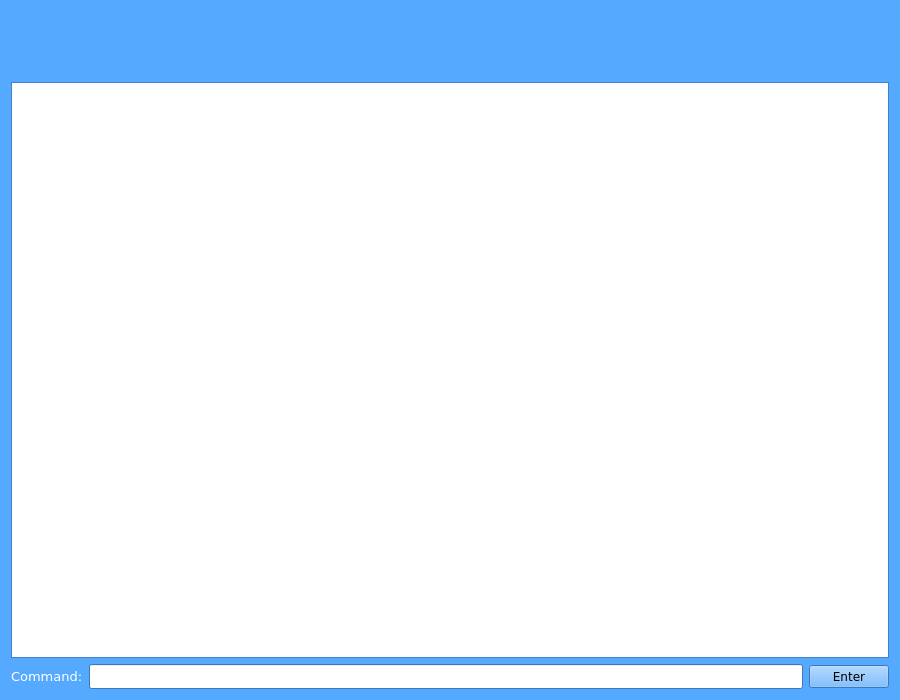
<?xml version="1.0" encoding="UTF-8"?>
<ui version="4.0">
 <class>GUIClass</class>
 <widget class="QWidget" name="GUIClass">
  <property name="geometry">
   <rect>
    <x>0</x>
    <y>0</y>
    <width>900</width>
    <height>700</height>
   </rect>
  </property>
  <property name="palette">
   <palette>
    <active>
     <colorrole role="WindowText">
      <brush brushstyle="SolidPattern">
       <color alpha="255">
        <red>0</red>
        <green>0</green>
        <blue>0</blue>
       </color>
      </brush>
     </colorrole>
     <colorrole role="Button">
      <brush brushstyle="SolidPattern">
       <color alpha="255">
        <red>85</red>
        <green>170</green>
        <blue>255</blue>
       </color>
      </brush>
     </colorrole>
     <colorrole role="Light">
      <brush brushstyle="SolidPattern">
       <color alpha="255">
        <red>213</red>
        <green>234</green>
        <blue>255</blue>
       </color>
      </brush>
     </colorrole>
     <colorrole role="Midlight">
      <brush brushstyle="SolidPattern">
       <color alpha="255">
        <red>149</red>
        <green>202</green>
        <blue>255</blue>
       </color>
      </brush>
     </colorrole>
     <colorrole role="Dark">
      <brush brushstyle="SolidPattern">
       <color alpha="255">
        <red>42</red>
        <green>85</green>
        <blue>127</blue>
       </color>
      </brush>
     </colorrole>
     <colorrole role="Mid">
      <brush brushstyle="SolidPattern">
       <color alpha="255">
        <red>56</red>
        <green>113</green>
        <blue>170</blue>
       </color>
      </brush>
     </colorrole>
     <colorrole role="Text">
      <brush brushstyle="SolidPattern">
       <color alpha="255">
        <red>0</red>
        <green>0</green>
        <blue>0</blue>
       </color>
      </brush>
     </colorrole>
     <colorrole role="BrightText">
      <brush brushstyle="SolidPattern">
       <color alpha="255">
        <red>255</red>
        <green>255</green>
        <blue>255</blue>
       </color>
      </brush>
     </colorrole>
     <colorrole role="ButtonText">
      <brush brushstyle="SolidPattern">
       <color alpha="255">
        <red>0</red>
        <green>0</green>
        <blue>0</blue>
       </color>
      </brush>
     </colorrole>
     <colorrole role="Base">
      <brush brushstyle="SolidPattern">
       <color alpha="255">
        <red>255</red>
        <green>255</green>
        <blue>255</blue>
       </color>
      </brush>
     </colorrole>
     <colorrole role="Window">
      <brush brushstyle="SolidPattern">
       <color alpha="255">
        <red>85</red>
        <green>170</green>
        <blue>255</blue>
       </color>
      </brush>
     </colorrole>
     <colorrole role="Shadow">
      <brush brushstyle="SolidPattern">
       <color alpha="255">
        <red>0</red>
        <green>0</green>
        <blue>0</blue>
       </color>
      </brush>
     </colorrole>
     <colorrole role="AlternateBase">
      <brush brushstyle="SolidPattern">
       <color alpha="255">
        <red>170</red>
        <green>212</green>
        <blue>255</blue>
       </color>
      </brush>
     </colorrole>
     <colorrole role="ToolTipBase">
      <brush brushstyle="SolidPattern">
       <color alpha="255">
        <red>255</red>
        <green>255</green>
        <blue>220</blue>
       </color>
      </brush>
     </colorrole>
     <colorrole role="ToolTipText">
      <brush brushstyle="SolidPattern">
       <color alpha="255">
        <red>0</red>
        <green>0</green>
        <blue>0</blue>
       </color>
      </brush>
     </colorrole>
    </active>
    <inactive>
     <colorrole role="WindowText">
      <brush brushstyle="SolidPattern">
       <color alpha="255">
        <red>0</red>
        <green>0</green>
        <blue>0</blue>
       </color>
      </brush>
     </colorrole>
     <colorrole role="Button">
      <brush brushstyle="SolidPattern">
       <color alpha="255">
        <red>85</red>
        <green>170</green>
        <blue>255</blue>
       </color>
      </brush>
     </colorrole>
     <colorrole role="Light">
      <brush brushstyle="SolidPattern">
       <color alpha="255">
        <red>213</red>
        <green>234</green>
        <blue>255</blue>
       </color>
      </brush>
     </colorrole>
     <colorrole role="Midlight">
      <brush brushstyle="SolidPattern">
       <color alpha="255">
        <red>149</red>
        <green>202</green>
        <blue>255</blue>
       </color>
      </brush>
     </colorrole>
     <colorrole role="Dark">
      <brush brushstyle="SolidPattern">
       <color alpha="255">
        <red>42</red>
        <green>85</green>
        <blue>127</blue>
       </color>
      </brush>
     </colorrole>
     <colorrole role="Mid">
      <brush brushstyle="SolidPattern">
       <color alpha="255">
        <red>56</red>
        <green>113</green>
        <blue>170</blue>
       </color>
      </brush>
     </colorrole>
     <colorrole role="Text">
      <brush brushstyle="SolidPattern">
       <color alpha="255">
        <red>0</red>
        <green>0</green>
        <blue>0</blue>
       </color>
      </brush>
     </colorrole>
     <colorrole role="BrightText">
      <brush brushstyle="SolidPattern">
       <color alpha="255">
        <red>255</red>
        <green>255</green>
        <blue>255</blue>
       </color>
      </brush>
     </colorrole>
     <colorrole role="ButtonText">
      <brush brushstyle="SolidPattern">
       <color alpha="255">
        <red>0</red>
        <green>0</green>
        <blue>0</blue>
       </color>
      </brush>
     </colorrole>
     <colorrole role="Base">
      <brush brushstyle="SolidPattern">
       <color alpha="255">
        <red>255</red>
        <green>255</green>
        <blue>255</blue>
       </color>
      </brush>
     </colorrole>
     <colorrole role="Window">
      <brush brushstyle="SolidPattern">
       <color alpha="255">
        <red>85</red>
        <green>170</green>
        <blue>255</blue>
       </color>
      </brush>
     </colorrole>
     <colorrole role="Shadow">
      <brush brushstyle="SolidPattern">
       <color alpha="255">
        <red>0</red>
        <green>0</green>
        <blue>0</blue>
       </color>
      </brush>
     </colorrole>
     <colorrole role="AlternateBase">
      <brush brushstyle="SolidPattern">
       <color alpha="255">
        <red>170</red>
        <green>212</green>
        <blue>255</blue>
       </color>
      </brush>
     </colorrole>
     <colorrole role="ToolTipBase">
      <brush brushstyle="SolidPattern">
       <color alpha="255">
        <red>255</red>
        <green>255</green>
        <blue>220</blue>
       </color>
      </brush>
     </colorrole>
     <colorrole role="ToolTipText">
      <brush brushstyle="SolidPattern">
       <color alpha="255">
        <red>0</red>
        <green>0</green>
        <blue>0</blue>
       </color>
      </brush>
     </colorrole>
    </inactive>
    <disabled>
     <colorrole role="WindowText">
      <brush brushstyle="SolidPattern">
       <color alpha="255">
        <red>42</red>
        <green>85</green>
        <blue>127</blue>
       </color>
      </brush>
     </colorrole>
     <colorrole role="Button">
      <brush brushstyle="SolidPattern">
       <color alpha="255">
        <red>85</red>
        <green>170</green>
        <blue>255</blue>
       </color>
      </brush>
     </colorrole>
     <colorrole role="Light">
      <brush brushstyle="SolidPattern">
       <color alpha="255">
        <red>213</red>
        <green>234</green>
        <blue>255</blue>
       </color>
      </brush>
     </colorrole>
     <colorrole role="Midlight">
      <brush brushstyle="SolidPattern">
       <color alpha="255">
        <red>149</red>
        <green>202</green>
        <blue>255</blue>
       </color>
      </brush>
     </colorrole>
     <colorrole role="Dark">
      <brush brushstyle="SolidPattern">
       <color alpha="255">
        <red>42</red>
        <green>85</green>
        <blue>127</blue>
       </color>
      </brush>
     </colorrole>
     <colorrole role="Mid">
      <brush brushstyle="SolidPattern">
       <color alpha="255">
        <red>56</red>
        <green>113</green>
        <blue>170</blue>
       </color>
      </brush>
     </colorrole>
     <colorrole role="Text">
      <brush brushstyle="SolidPattern">
       <color alpha="255">
        <red>42</red>
        <green>85</green>
        <blue>127</blue>
       </color>
      </brush>
     </colorrole>
     <colorrole role="BrightText">
      <brush brushstyle="SolidPattern">
       <color alpha="255">
        <red>255</red>
        <green>255</green>
        <blue>255</blue>
       </color>
      </brush>
     </colorrole>
     <colorrole role="ButtonText">
      <brush brushstyle="SolidPattern">
       <color alpha="255">
        <red>42</red>
        <green>85</green>
        <blue>127</blue>
       </color>
      </brush>
     </colorrole>
     <colorrole role="Base">
      <brush brushstyle="SolidPattern">
       <color alpha="255">
        <red>85</red>
        <green>170</green>
        <blue>255</blue>
       </color>
      </brush>
     </colorrole>
     <colorrole role="Window">
      <brush brushstyle="SolidPattern">
       <color alpha="255">
        <red>85</red>
        <green>170</green>
        <blue>255</blue>
       </color>
      </brush>
     </colorrole>
     <colorrole role="Shadow">
      <brush brushstyle="SolidPattern">
       <color alpha="255">
        <red>0</red>
        <green>0</green>
        <blue>0</blue>
       </color>
      </brush>
     </colorrole>
     <colorrole role="AlternateBase">
      <brush brushstyle="SolidPattern">
       <color alpha="255">
        <red>85</red>
        <green>170</green>
        <blue>255</blue>
       </color>
      </brush>
     </colorrole>
     <colorrole role="ToolTipBase">
      <brush brushstyle="SolidPattern">
       <color alpha="255">
        <red>255</red>
        <green>255</green>
        <blue>220</blue>
       </color>
      </brush>
     </colorrole>
     <colorrole role="ToolTipText">
      <brush brushstyle="SolidPattern">
       <color alpha="255">
        <red>0</red>
        <green>0</green>
        <blue>0</blue>
       </color>
      </brush>
     </colorrole>
    </disabled>
   </palette>
  </property>
  <property name="font">
   <font>
    <family>Verdana</family>
   </font>
  </property>
  <property name="windowTitle">
   <string>GUI</string>
  </property>
  <layout class="QVBoxLayout" name="verticalLayout_2">
   <item>
    <layout class="QVBoxLayout" name="verticalLayout">
     <item>
      <layout class="QHBoxLayout" name="horizontalLayout_2">
       <item>
        <spacer name="horizontalSpacer">
         <property name="orientation">
          <enum>Qt::Horizontal</enum>
         </property>
         <property name="sizeHint" stdset="0">
          <size>
           <width>40</width>
           <height>20</height>
          </size>
         </property>
        </spacer>
       </item>
       <item>
        <widget class="QLabel" name="labelTitle">
         <property name="font">
          <font>
           <family>Braxton</family>
           <pointsize>36</pointsize>
          </font>
         </property>
         <property name="text">
          <string/>
         </property>
         <property name="pixmap">
          <pixmap>JustAddIt/JustAddIt.jpeg</pixmap>
         </property>
         <property name="scaledContents">
          <bool>false</bool>
         </property>
        </widget>
       </item>
       <item>
        <spacer name="horizontalSpacer_2">
         <property name="orientation">
          <enum>Qt::Horizontal</enum>
         </property>
         <property name="sizeHint" stdset="0">
          <size>
           <width>40</width>
           <height>20</height>
          </size>
         </property>
        </spacer>
       </item>
      </layout>
     </item>
     <item>
      <widget class="QTextEdit" name="textEdit">
       <property name="font">
        <font>
         <family>Verdana</family>
         <pointsize>10</pointsize>
        </font>
       </property>
      </widget>
     </item>
     <item>
      <layout class="QHBoxLayout" name="horizontalLayout">
       <item>
        <widget class="QLabel" name="labelPrompt">
         <property name="font">
          <font>
           <family>Verdana</family>
           <pointsize>10</pointsize>
          </font>
         </property>
         <property name="text">
          <string>&lt;html&gt;&lt;head/&gt;&lt;body&gt;&lt;p&gt;&lt;span style=&quot; color:#ffffff;&quot;&gt;Command:&lt;/span&gt;&lt;/p&gt;&lt;/body&gt;&lt;/html&gt;</string>
         </property>
        </widget>
       </item>
       <item>
        <widget class="QLineEdit" name="lineEdit">
         <property name="font">
          <font>
           <family>Verdana</family>
           <pointsize>10</pointsize>
          </font>
         </property>
         <property name="styleSheet">
          <string notr="true"/>
         </property>
        </widget>
       </item>
       <item>
        <widget class="QPushButton" name="pushButton">
         <property name="text">
          <string>Enter</string>
         </property>
        </widget>
       </item>
      </layout>
     </item>
    </layout>
   </item>
  </layout>
 </widget>
 <layoutdefault spacing="6" margin="11"/>
 <resources>
  <include location="gui.qrc"/>
 </resources>
 <connections>
  <connection>
   <sender>lineEdit</sender>
   <signal>returnPressed()</signal>
   <receiver>pushButton</receiver>
   <slot>click()</slot>
   <hints>
    <hint type="sourcelabel">
     <x>495</x>
     <y>687</y>
    </hint>
    <hint type="destinationlabel">
     <x>888</x>
     <y>688</y>
    </hint>
   </hints>
  </connection>
 </connections>
</ui>
